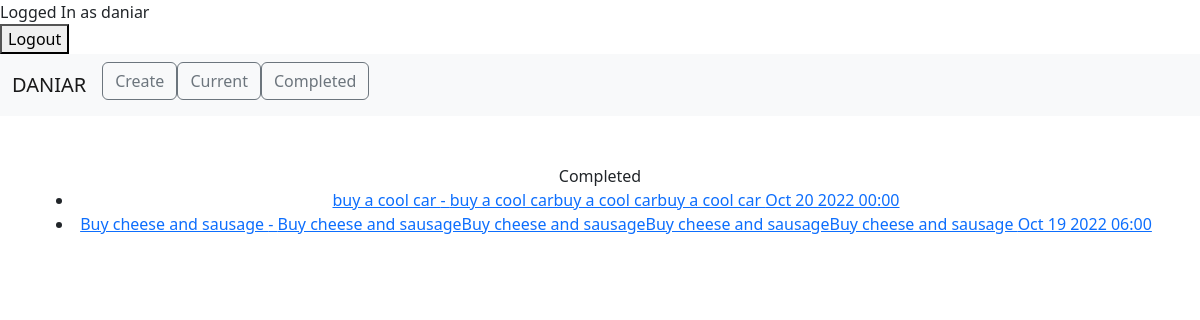
The app's page /completed/ (signed in) with its own data.
### todo/models.py (models this page shows, shortened)
class Todo(models.Model):
    title = models.CharField(max_length=200)
    memo = models.TextField(max_length=20000, blank=True)
    created = models.DateField(auto_now_add=True)
    datecompleted = models.DateTimeField(null=True, blank=True)
    important = models.BooleanField(default=False)
    user = models.ForeignKey(User, on_delete=models.CASCADE)

### todo/views.py (the view)
# urls.py: path('completed/', views.completedtodos, name='completedtodos'),
@login_required
def completedtodos(request):
    todos = Todo.objects.filter(user=request.user, datecompleted__isnull=False).order_by('-datecompleted')
    return render(request, 'todo/completedtodos.html', {'todos':todos})

### todo/templates/todo/completedtodos.html
{% extends 'todo/base.html' %}
{% block content %}
Completed
<ul>
    {% for todo in todos %}
    <li>
        <a href="{% url 'viewtodo' todo.id %}">
        {% if todo.important %}<b>{% endif %}{{ todo.title }}{% if todo.important %}</b>{% endif %}
        {% if todo.memo %} - {{ todo.memo }}{% endif %}
        {{ todo.datecompleted|date:'M j Y H:i' }}
        </a>
    </li>
    {% endfor %}
</ul>
{% endblock %}

### todo/templates/todo/base.html (shortened to what this page needs)
<!DOCTYPE html>
<html lang="en">
<head>
    <link href="https://cdn.jsdelivr.net/npm/bootstrap@5.2.1/dist/css/bootstrap.min.css" rel="stylesheet">
</head>
{% if user.is_authenticated %}
Logged In as {{ user.username }}
<form action="{% url 'logoutuser' %}" method="POST">
<button type="submit">Logout</button>
</form>
<nav class="navbar navbar-expand-lg bg-light">
  <div class="container-fluid">
    <a class="navbar-brand" href="#">DANIAR</a>
    <div class="collapse navbar-collapse" id="navbarSupportedContent">
      <ul class="navbar-nav me-auto mb-2 mb-lg-2">
        <li class="nav-item">
          <a class="btn btn-outline-secondary" href="{% url 'createtodo' %}">Create</a>
        </li>
        <li class="nav-item">
          <a class="btn btn-outline-secondary " href="{% url 'currenttodos' %}">Current</a>
        </li>
          <li class="nav-item">
          <a class="btn btn-outline-secondary " href="{% url 'completedtodos' %}">Completed</a>
        </li>
      </ul>
    </div>
  </div>
</nav>
{% else %}
<a href="{% url 'signupuser' %}">Sing Up</a>
<a href="{% url 'loginuser' %}">Login</a>
{% endif %}
<br>
<br>
<body>
<div class="container text-center">
{% block content %}{% endblock %}
</div>
</body>
</html>

### records on screen
Todo: title "buy a cool car", memo "buy a cool carbuy a cool carbuy a cool car", datecompleted "Oct 20 2022 00:00"
Todo: title "Buy cheese and sausage", memo "Buy cheese and sausageBuy cheese and sausageBuy cheese and sausageBuy cheese and sausage", datecompleted "Oct 19 2022 06:00"

### other values on screen
{{ user.username }} "daniar"
